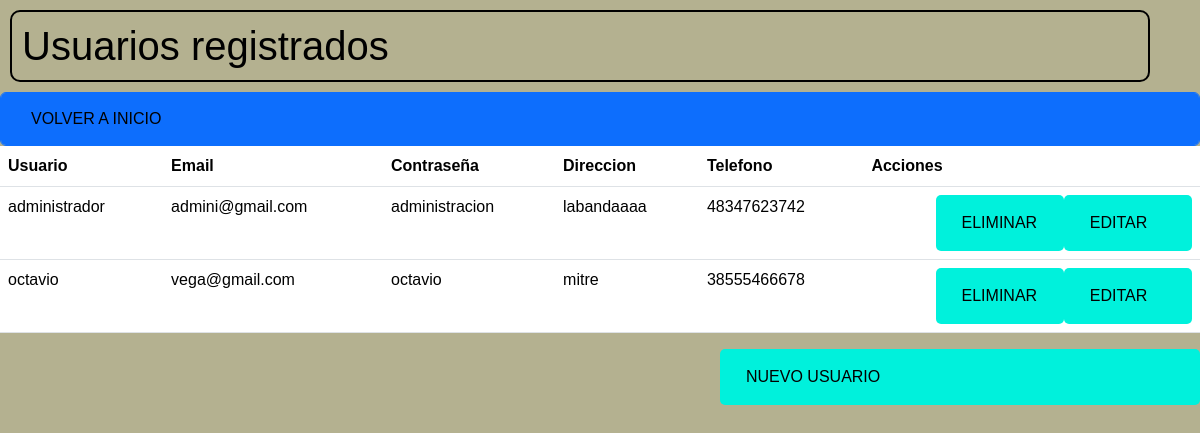
/tablas/tablausuarios.php, run on the app's committed database.
### tables this page shows
CREATE TABLE `usuarios` (
  `id_usuario` int(11) NOT NULL,
  `usuario` varchar(50) NOT NULL,
  `email` varchar(50) NOT NULL,
  `contraseña` varchar(100) NOT NULL,
  `direccion` varchar(50) NOT NULL,
  `telefono` varchar(15) NOT NULL
);

### tablas/tablausuarios.php (the view, shortened to what this page needs)
<?php
include '../conexion/conexion.php';
?>
<!DOCTYPE html>
<html lang="en">
<head>
    <link href="https://cdn.jsdelivr.net/npm/bootstrap@5.3.1/dist/css/bootstrap.min.css" rel="stylesheet"
>
    <link rel="stylesheet" href="../css/style.css">
</head>
<body>
    <h1>Usuarios registrados</h1>
<button class="btn btn-primary form-control"><a href="../login/sesionusuario.php">Volver a inicio</a></button>
    <table class="table">
        <thead>
            <th>Usuario</th>
            <th>Email</th>
            <th>Contraseña</th>
            <th>Direccion</th>
            <th>Telefono</th>
            <th>Acciones</th>
        </thead>
        <tbody>
            <?php
                $stmt = $conn->prepare("SELECT id_usuario, usuario, email, contraseña, direccion, telefono FROM usuarios");
                $stmt->execute();
                $stmt->setFetchMode(PDO::FETCH_ASSOC);
                $usuarios = $stmt->fetchAll();
            ?>
            <?php foreach($usuarios as $usuario): ?>
                <tr>
                    <td><?= $usuario['usuario'] ?></td>
                    <td><?= $usuario['email'] ?></td>
                    <td><?= $usuario['contraseña'] ?></td>
                    <td><?= $usuario['direccion'] ?></td>
                    <td><?= $usuario['telefono'] ?></td>
                    <td>
                        <button><a href="../usuarios/editar.php?id=<?=$usuario['id_usuario']?>">Editar</a></button>
                        <button><a href="../usuarios/eliminar.php?id=<?=$usuario['id_usuario']?>">Eliminar</a></button>
                    </td>
                </tr>
            <?php endforeach; ?>
        </tbody>
    </table>
    <button><a href="../usuarios/agregar.php">Nuevo Usuario</a></button>
</body>
</html>

### css/style.css (style rules this page uses)
* { font-family: 'Lato', sans-serif; font-family: 'Open Sans', sans-serif; font-family: 'PT Sans', sans-serif; box-sizing: border-box; }
* { margin: 0; padding: 0;; }
body { background-color: #b4b190; background-position: center; color: black; }
a { text-decoration: none; text-transform: uppercase; color: black; }
h1 { display: block; border: 2px solid black; width: 95%; padding: 10px; margin: 10px; border-radius: 10px; }
button { float: right; background-color: #00f1dc; padding: .5rem; color: white; border: none; width: 40%; border-radius: 5px; text-decoration: none; }
a { float: left; margin-left: 10px; padding: .5rem; text-decoration: none; }

### data on the page
usuarios: usuario "administrador", email "admini@gmail.com", contraseña "administracion", direccion "labandaaaa", telefono "48347623742"
usuarios: usuario "octavio", email "vega@gmail.com", contraseña "octavio", direccion "mitre", telefono "38555466678"
